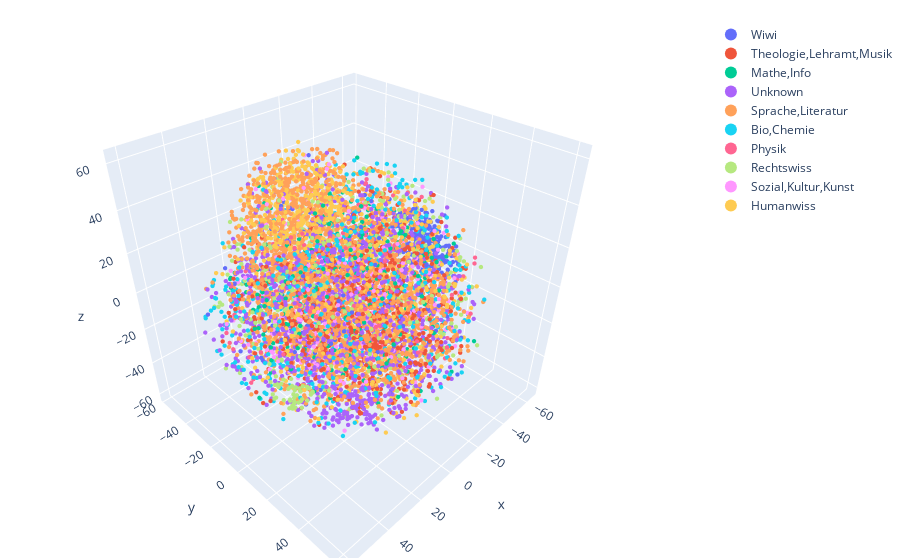

Notebook code for this chart:
### Code cell
import plotly.express as px
import plotly.graph_objects as go
df = df3
#fig = px.scatter_3d(df, x='tsne_1', y='tsne_2', z='tsne_3', color='FB_long', opacity=0.7)#, size=[2]*len(df))
fig = go.Figure()
for ncol,part_df in enumerate(set(df["FB_long"])):
    fig.add_trace(
        go.Scatter3d(
            name=part_df,
            mode='markers',
            x=df[df["FB_long"] == part_df]["tsne_1"],
            y=df[df["FB_long"] == part_df]["tsne_2"],
            z=df[df["FB_long"] == part_df]["tsne_3"],
            marker=dict(            
                color=ncol,
                size=1.5,
                line=dict(
                    width=0
                )
            ),
        )
    )
#fig.update_layout(showlegend=False)
fig.update_layout(legend= {'itemsizing': 'constant'})
fig.update_layout(margin=dict(l=2,r=2,t=20,b=2))
fig.show()

### Figure 1 — Plotly figure (JSON) as saved in the notebook; plotly's stock layout.template omitted (floating-point values rounded to 4 significant figures; data arrays with more than 128 entries replaced by an {"elided": "..."} marker saying what was removed)
{"data": [{"marker": {"color": 0, "line": {"width": 0}, "size": 1.5}, "mode": "markers", "name": "Wiwi", "type": "scatter3d", "x": {"elided": "407 float values"}, "y": {"elided": "407 float values"}, "z": {"elided": "407 float values"}}, {"marker": {"color": 1, "line": {"width": 0}, "size": 1.5}, "mode": "markers", "name": "Theologie,Lehramt,Musik", "type": "scatter3d", "x": {"elided": "857 float values"}, "y": {"elided": "857 float values"}, "z": {"elided": "857 float values"}}, {"marker": {"color": 2, "line": {"width": 0}, "size": 1.5}, "mode": "markers", "name": "Mathe,Info", "type": "scatter3d", "x": {"elided": "289 float values"}, "y": {"elided": "289 float values"}, "z": {"elided": "289 float values"}}, {"marker": {"color": 3, "line": {"width": 0}, "size": 1.5}, "mode": "markers", "name": "Unknown", "type": "scatter3d", "x": {"elided": "1286 float values"}, "y": {"elided": "1286 float values"}, "z": {"elided": "1286 float values"}}, {"marker": {"color": 4, "line": {"width": 0}, "size": 1.5}, "mode": "markers", "name": "Sprache,Literatur", "type": "scatter3d", "x": {"elided": "2033 float values"}, "y": {"elided": "2033 float values"}, "z": {"elided": "2033 float values"}}, {"marker": {"color": 5, "line": {"width": 0}, "size": 1.5}, "mode": "markers", "name": "Bio,Chemie", "type": "scatter3d", "x": {"elided": "566 float values"}, "y": {"elided": "566 float values"}, "z": {"elided": "566 float values"}}, {"marker": {"color": 6, "line": {"width": 0}, "size": 1.5}, "mode": "markers", "name": "Physik", "type": "scatter3d", "x": {"elided": "205 float values"}, "y": {"elided": "205 float values"}, "z": {"elided": "205 float values"}}, {"marker": {"color": 7, "line": {"width": 0}, "size": 1.5}, "mode": "markers", "name": "Rechtswiss", "type": "scatter3d", "x": {"elided": "545 float values"}, "y": {"elided": "545 float values"}, "z": {"elided": "545 float values"}}, {"marker": {"color": 8, "line": {"width": 0}, "size": 1.5}, "mode": "markers", "name": "Sozial,Kultur,Kunst", "type": "scatter3d", "x": {"elided": "357 float values"}, "y": {"elided": "357 float values"}, "z": {"elided": "357 float values"}}, {"marker": {"color": 9, "line": {"width": 0}, "size": 1.5}, "mode": "markers", "name": "Humanwiss", "type": "scatter3d", "x": {"elided": "1043 float values"}, "y": {"elided": "1043 float values"}, "z": {"elided": "1043 float values"}}], "layout": {"legend": {"itemsizing": "constant"}, "margin": {"b": 2, "l": 2, "r": 2, "t": 20}}}
